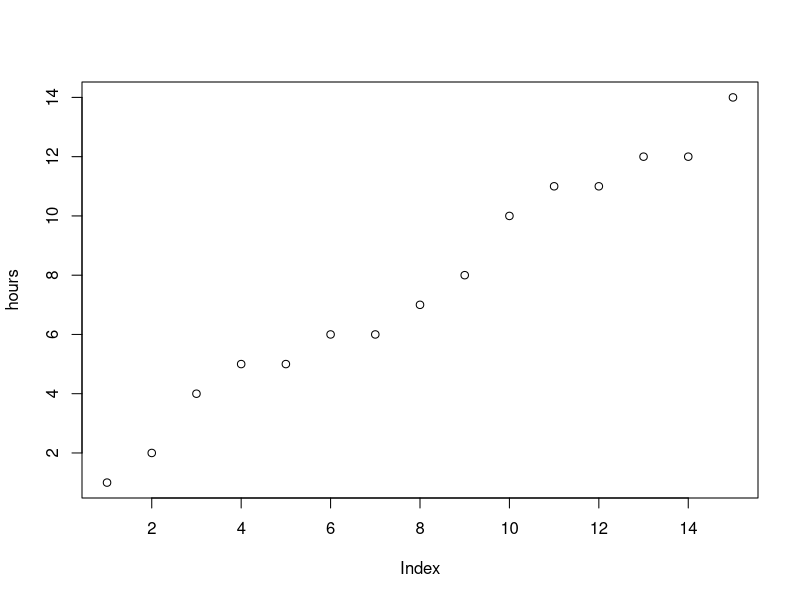
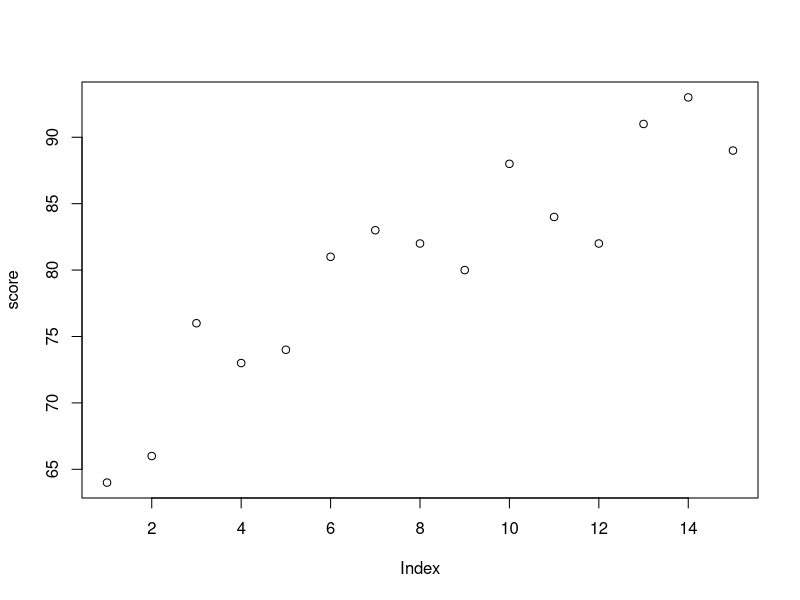
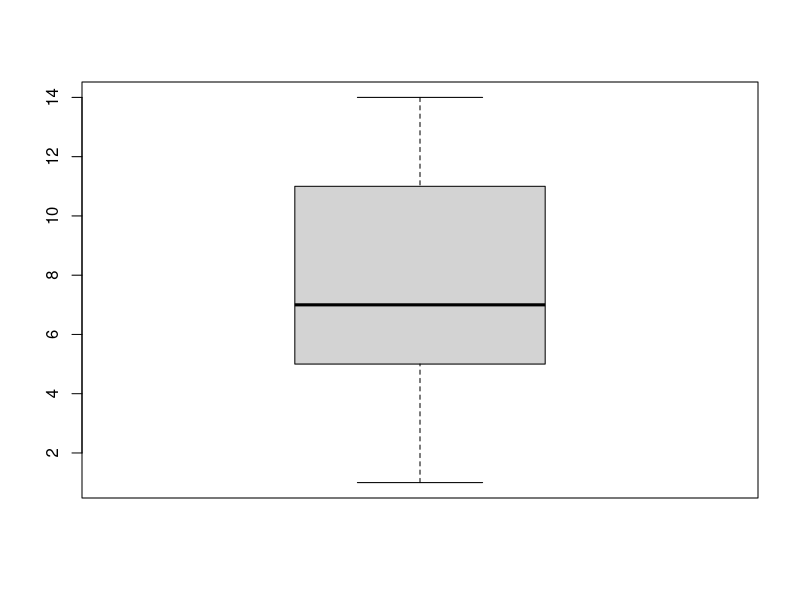
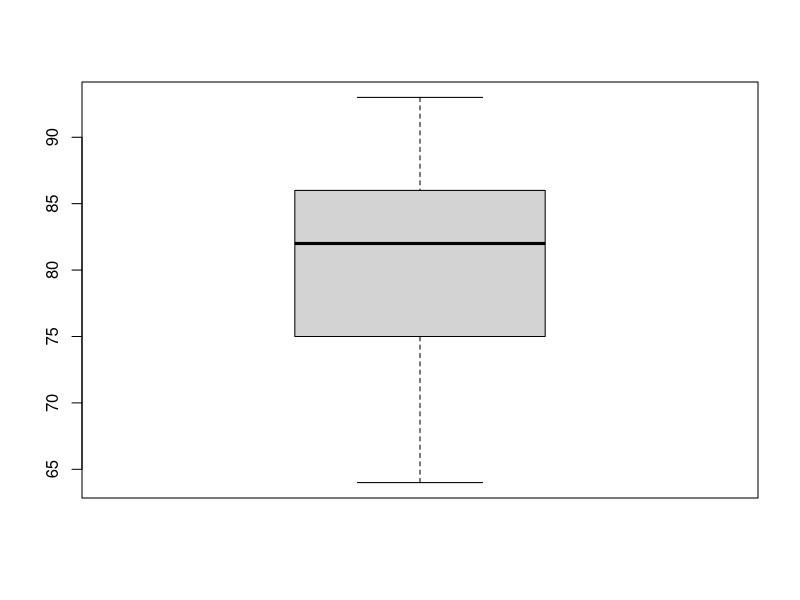
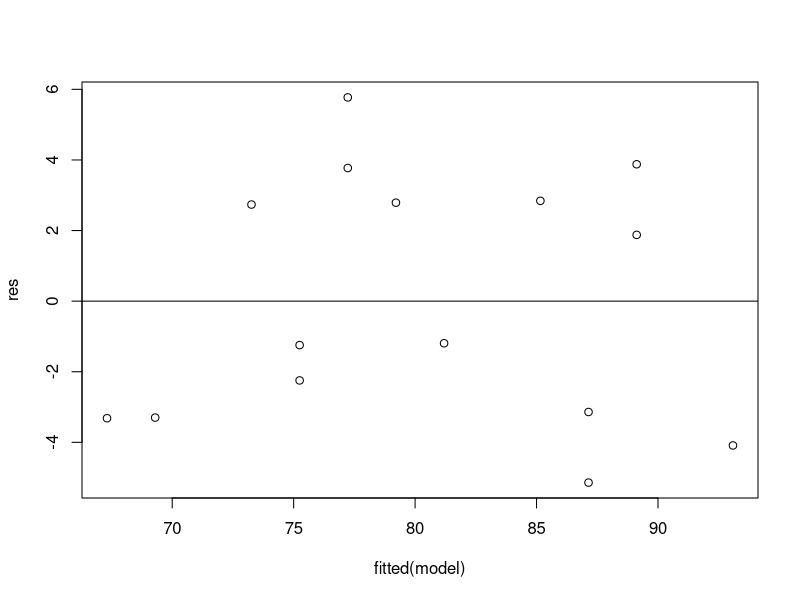
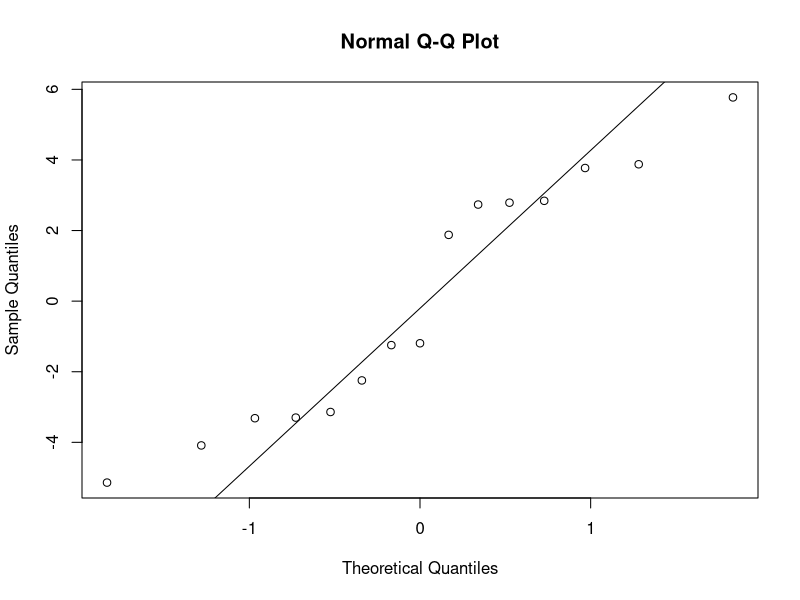

Write the R code that produced these figures, in order. (Note: this script raises an error after producing the figures.)
# How to perform simple linear regression in R Studio

# Step 1: define a theoretical model that takes causality into account.

# As we have seen in this course, simple linear regression considers that the independent variable x
# affects - to some degree - the dependent variable y. Therefore, causality is a mandatory assumption
# in that method. 

# In this tutorial, we will analyze the relationship between the total hours studied for the final
# exam and the student's score in it.

# The theoretical relationship between those variables is: the higher the total hours, the higher
# the score. In this case, causality implies that the total hours positively affect the score.
# We can express this relationship mathematically as follows:

# y = b0 + b1x1

# Where:

# y = final exam score (dependent variable)
# b0 = the intercept
# b1 = the coefficient that measures the effect of the independent variable on the dependent one.
# x1 = total hours studied

# This is our theoretical model. By performing a simple linear regression analysis, we want to verify
# if our empirical data - i.e., data we have collected - support that model.


# Step 2: prepare the dataset

# We will use fictional data in this example. Let us create two objects for that.

hours <- c(1, 2, 4, 5, 5, 6, 6, 7, 8, 10, 11, 11, 12, 12, 14)
hours
str(hours)
plot(hours)

score <- c(64, 66, 76, 73, 74, 81, 83, 82, 80, 88, 84, 82, 91, 93, 89)
score
str(score)
plot(score)


# Simple linear regression is a method based on the arithmetic mean. The mean value is substantially
# affected by extreme values on a dataset. For example, the mean of the dataset
# A = {1, 2, 3, 4} is 2.5. If this dataset was A* = {1, 2, 3, 4000} the mean would equal to 1,001.50.
# One single value has changed the mean substantially. 

# Because of that property of the mean we have to be careful about
# the values in our dataset. Extreme values - that is, values far higher than or far lower than - 
# the other might lead to biased output in the simple linear regression analysis. 

# We can check if we have extreme values - also called "outliers" - in our dataset with a visual
# resource: the boxplot.

boxplot(hours) # Create a boxplot for the object "hours"

# Boxplots are helpful because they display crucial information for us. The whiskers show the highest
# and the lowest values in the dataset. They also give you the range, that is, the distance between
# those values. 

#The main section of the boxplot is the shaded box. The bottom line represents the first
# quartile of the dataset. It means that 25% of the values in the dataset are lower than it. For 
# example, if the first quartile was 4.5, we could affirm that 25% of the values were up to 4.5.

# The upper line of the box displays the third quartile, the measure that indicates that 75% of 
# the values are lower than it. Then, if this quartile is equaled to 4.5, we could say that 75% of 
# the values on our dataset are below it. 

# The thick red line in the shaded box is the median or the second quartile. It divides the ordered
# values (ascending or descending) of the dataset in the middle. A median of 4.5 means that 50% of
# the values are above it and the other 50% are below it. 

# Finally, the boxplot gives us information about outliers. The function boxplot() identifies them
# displaying empty circles above the higher whisker or below the lower whisker. As we can notice, in this
# example we do not have outliers in the object "hours".

# Let us repeat this procedure for the object "score".

boxplot(score) # Create a boxplot for the object "score"

# Once again, we do not have outliers.

# What if we had? The literature on data analysis indicates some alternatives for dealing with outliers:

# a) delete them if they do not represent more than 5% of the data into an object. For example, if
# we had an object with 100 cases, we could have up to 5 cases identified as outliers. In this situation,
# we could delete them. This alternative is usually known as "rule of thumb".

# b) run analyses with and without outliers and compare them. If you identify substantial discrepancies
# between the results, the outliers are biasing them. Try to follow the rule of thumb or make clear your
# analysis is based on biased data.

# c) change the method of analysis. There are many quantitative methods for dealing with outliers without
# deleting them from the dataset. This is an advanced topic that is beyond the scope of this course. But
# if you want to know something about it, you can download the paper I published on one of those methods:
# https://www.researchgate.net/publication/343556044_Cluster_Analysis_in_Practice_Dealing_With_Outliers_in_Managerial_Research 

# Step 3: run the model

# We have everything we need to run the regression model. We will use the function lm() for that:

model <- lm(score ~ hours) # The dependent variable (y) must come first.
summary(model) # This function displays the complete output.


# Step 4: interpret the output.

# 4.1) Interpret the p-value for the independent variable

# The p-value for hours is 2.25e-06 *** that is significantly less than 0.05. Therefore, it seems
# there is a statistically significant association between hours of study and scores. Notice that
# R Studio is displaying a triple * to the right. If we look at the line "Signif. codes", 
# we will see that this corresponds to <0.0 level of significance. This is a more
# powerful test than the one made with a 0.05 level.

# 4.2) Interpret the F-test

# The F-test results are in the bottom line. The null hypothesis (H0) is that at least one of the
# coefficients associated with the independent variable is different from 0 (zero).
# It shows us the overall significance of the regression model, that is, if the independent 
# variables are helpul for explaining the variation in the dependent variable. 
#Since the p-value is lower than 0.05, the model is statistically significant and hours 
# is deemed to be useful for explaining the variation in score.

# 4.3) Interpret the adjusted R squared

# The adjusted R squared is interpreted similarly to Pearson's r or Spearman's rho. In this
# example, R2 equals to 0.818. This means that 81,8% of the variation in scores (the dependent
# variable) can be explained by the variation in hours of study (the independent variable).

# The literature indicates there is no "ideal" value for R2. Generally, analysts consider the
# closer to 1 the better. However, a R2 equals to 1 indicates overfitting in the model. That
# is not a good situation because it means the variables might be redundant.

# 4.4) Interpret the residual standard error

# It is displayed in the line below the Signif. codes:
# Residual standard error: 3.641 on 13 degrees of freedom

# This is the average distance that the observed values fall from the regression line. 
# The lower this value, the more closely a regression line is able to match the observed data. 
# In this example, the average observed exam score falls only 3.641 points away from the score 
# predicted by the regression line.


# 4.5) Plot the residuals

# One of the assumptions of the simple linear regression is that the residuals (values not
# included in the estimated model) are randomly distributed.We can check that by using a 
# residuals vs. fitted values plot:


res <- resid(model) # Stores the residuals in the object res.
res # Call the object.

plot(fitted(model), res) + abline(0,0) # Create a plot with a line at 0.

# The plot indicates there is no recognizable pattern in the residuals. Then we can conclude
# that they are randomly distributed.


# 4.6.) Verify if the residuals follow a normal distribution

# The last assumption in the simple linear regression is that the residuals follow a normal
# distribution. We can verify this with a Q-Q plot:


qqnorm(res) + qqline(res) # Creates the Q-Q plot with a 45-degree line.

# In this plot the quantiles should be as close as possible to the 45-degree line. The ideal
# situation is to have all the quantiles positioned exactly in the line. In this example, we
# can notice that there are some relatively small deviations from this line. Therefore,
# we can assume that the residuals follow a normal distribution.

# Step 5: analyze the estimated model

# The estimated model met all the necessary assumptions in the simple linear regression analysis.
# Therefore, we can be confident in using it to understand the relationship between the hours of
# study for the final test and the scores:

# scores = 65.334 + 1.982(hours of study)

# Analysis:

# The estimated model indicates that each hour of study adds 1.982 points to the final exam scores.
# Besides, someone who have not studied for that exam would expect a score of 65.334.
